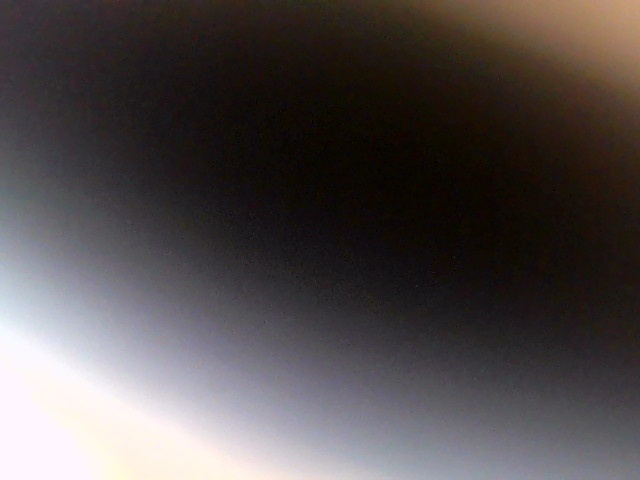
#> input picture agri_robot_ws/local_capture/images/car_image_20260625_011757.jpg, 640 x 480 px; its folder holds only this picture in this run
$ python -i camera_detect_stream_server.py   (imports and definitions only)
#> lines starting #> are read from the running program, lines starting #| are printed output that depends on the picture; after the words box and inside, x2 and y2 are one past the last pixel; in counts of white or black regions, pixels touching at a corner belong together
#> further down, picture is the input picture: shape (480, 640, 3); mean B, G, R 76.3, 76.2, 82.1
#!/usr/bin/env python3
# -*- coding: utf-8 -*-

import cv2
import time
import threading
import argparse
import requests
import numpy as np
from flask import Flask, Response, render_template_string, jsonify

# [1 line not run here, left out]

latest_jpg = None
frame_lock = threading.Lock()

running = True
current_fps = 0

crop_status = {
    "status": "初始化",
    "green_ratio": 0.0,
    "yellow_ratio": 0.0,
    "brown_ratio": 0.0,
    "brightness": 0.0,
    "suggestion": "等待摄像头画面",
    "upload": "未上传"
}

HTML_PAGE = """
<!DOCTYPE html>
<html>
<head>
    <meta charset="utf-8">
    <title>RDK X5 小车作物复查画面</title>
    <style>
        body {
            margin: 0;
            background: #f3f6fb;
            font-family: Arial, "Microsoft YaHei", sans-serif;
            text-align: center;
        }
        .header {
            background: #073b88;
            color: white;
            padding: 18px;
            font-size: 28px;
            font-weight: bold;
        }
        .sub {
            margin-top: 6px;
            font-size: 16px;
            color: #dce8ff;
        }
        .main {
            width: 1120px;
            margin: 20px auto;
            display: flex;
            gap: 20px;
            justify-content: center;
            align-items: flex-start;
        }
        .video_box {
            width: 760px;
            background: white;
            padding: 18px;
            border-radius: 12px;
            box-shadow: 0 3px 12px rgba(0,0,0,0.15);
        }
        .status_box {
            width: 300px;
            background: white;
            padding: 18px;
            border-radius: 12px;
            box-shadow: 0 3px 12px rgba(0,0,0,0.15);
            text-align: left;
        }
        img {
            width: 720px;
            height: 540px;
            object-fit: contain;
            background: #111;
            border-radius: 8px;
        }
        h2 {
            color: #073b88;
            border-left: 6px solid #073b88;
            padding-left: 10px;
        }
        .item {
            font-size: 18px;
            margin: 14px 0;
        }
        .result {
            font-size: 26px;
            font-weight: bold;
            color: #d35400;
            margin: 18px 0;
        }
        .ok {
            color: #168a37;
        }
        .bad {
            color: #d35400;
        }
        .warn {
            color: #b9770e;
        }
    </style>
</head>
<body>
    <div class="header">
        RDK X5 小车作物近距离复查画面
        <div class="sub">实时视频 + 作物状态检测 + 异常报告自动上传</div>
    </div>

    <div class="main">
        <div class="video_box">
            <img src="/video_feed">
            <div class="item">实时推流 FPS：<span id="fps">--</span></div>
        </div>

        <div class="status_box">
            <h2>作物状态检测</h2>
            <div class="result" id="status">等待检测</div>
            <div class="item">绿色比例：<span id="green">--</span></div>
            <div class="item">黄色比例：<span id="yellow">--</span></div>
            <div class="item">褐色比例：<span id="brown">--</span></div>
            <div class="item">亮度：<span id="brightness">--</span></div>
            <h2>处理建议</h2>
            <div class="item" id="suggestion">等待画面</div>
            <h2>异常上传状态</h2>
            <div class="item" id="upload">未上传</div>
        </div>
    </div>

    <script>
        function updateStatus() {
            fetch('/status')
                .then(r => r.json())
                .then(data => {
                    document.getElementById('fps').innerText = data.fps;
                    document.getElementById('status').innerText = data.crop.status;
                    document.getElementById('green').innerText = data.crop.green_ratio.toFixed(3);
                    document.getElementById('yellow').innerText = data.crop.yellow_ratio.toFixed(3);
                    document.getElementById('brown').innerText = data.crop.brown_ratio.toFixed(3);
                    document.getElementById('brightness').innerText = data.crop.brightness.toFixed(1);
                    document.getElementById('suggestion').innerText = data.crop.suggestion;
                    document.getElementById('upload').innerText = data.crop.upload;

                    let statusBox = document.getElementById('status');
                    statusBox.className = "result";

                    if (data.crop.status.includes("健康")) {
                        statusBox.classList.add("ok");
                    } else if (data.crop.status.includes("异常")) {
                        statusBox.classList.add("bad");
                    } else {
                        statusBox.classList.add("warn");
                    }
                })
                .catch(err => {});
        }

        setInterval(updateStatus, 500);
    </script>
</body>
</html>
"""


last_anomaly_upload_time = 0.0


def analyze_crop(frame):
    """
    简单 OpenCV 作物状态判断：
    绿色多：健康
    黄色多：疑似黄叶/缺肥/病害
    褐色多：疑似干枯/土壤裸露
    亮度低：光照不足

    返回：
    label, status, green_ratio, yellow_ratio, brown_ratio, brightness, confidence, bbox
    """
    global crop_status

    h, w = frame.shape[:2]
#> h = 480; w = 640

    # 只分析中间区域，避免边缘干扰
    y0 = int(h * 0.15)
#> y0 = 72
    y1 = int(h * 0.90)
#> y1 = 432
    x0 = int(w * 0.10)
#> x0 = 64
    x1 = int(w * 0.90)
#> x1 = 576

    roi = frame[y0:y1, x0:x1]
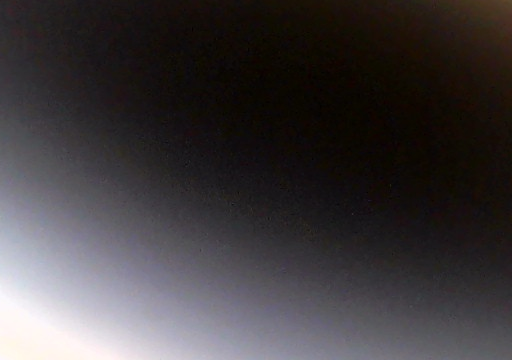
#> roi: shape (360, 512, 3); mean B, G, R 61, 59.3, 63.5

    hsv = cv2.cvtColor(roi, cv2.COLOR_BGR2HSV)
#> hsv: shape (360, 512, 3); mean H, S, V 89, 75.7, 66.2
    gray = cv2.cvtColor(roi, cv2.COLOR_BGR2GRAY)

    brightness = float(np.mean(gray))
#> brightness = 60.7

    # 绿色叶片范围
    green_lower = np.array([35, 40, 40])
    green_upper = np.array([85, 255, 255])
    green_mask = cv2.inRange(hsv, green_lower, green_upper)
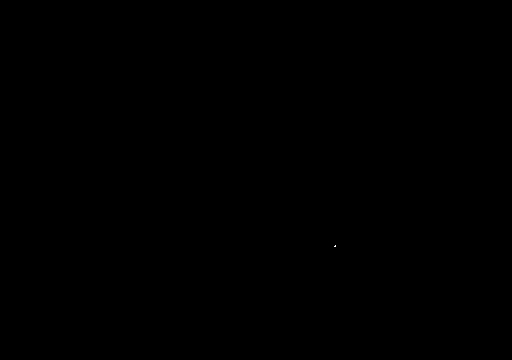
#> green_mask: shape (360, 512); 0% white in thin lines or dots, all inside (x1, y1, x2, y2) = (334, 245, 336, 247)

    # 黄色叶片范围
    yellow_lower = np.array([18, 50, 50])
    yellow_upper = np.array([34, 255, 255])
    yellow_mask = cv2.inRange(hsv, yellow_lower, yellow_upper)
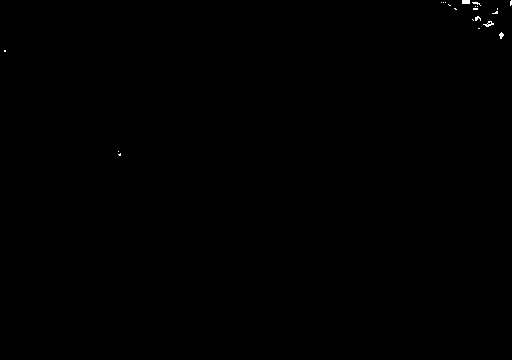
#> yellow_mask: shape (360, 512); 0.1% white in thin lines or dots, all inside (x1, y1, x2, y2) = (4, 0, 512, 156)

    # 褐色/干枯/土壤色范围
    brown_lower = np.array([5, 40, 30])
    brown_upper = np.array([20, 255, 180])
    brown_mask = cv2.inRange(hsv, brown_lower, brown_upper)
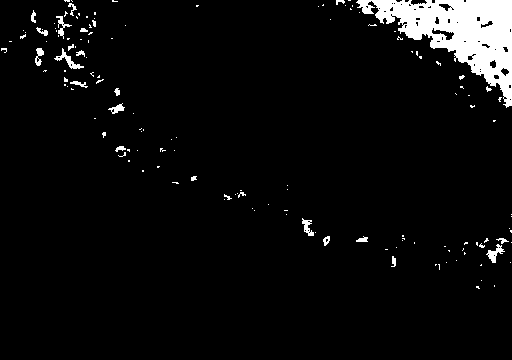
#> brown_mask: shape (360, 512); 4.8% white; 144 white regions (119 under 20 px), largest, box (x1, y1, x2, y2) and area: (356, 0, 512, 108) 6933, (54, 48, 84, 69) 160, (486, 244, 505, 263) 138

    # 去噪，减少误检
    kernel = np.ones((5, 5), np.uint8)
    yellow_mask = cv2.morphologyEx(yellow_mask, cv2.MORPH_OPEN, kernel)
#> yellow_mask: shape (360, 512); 0.02% white; 1 white region, box (x1, y1, x2, y2) and area: (462, 0, 470, 4) 32
    yellow_mask = cv2.morphologyEx(yellow_mask, cv2.MORPH_CLOSE, kernel)

    area = roi.shape[0] * roi.shape[1]
#> area = 184320

    green_ratio = float(cv2.countNonZero(green_mask)) / area
#> green_ratio = 1.63e-05
    yellow_ratio = float(cv2.countNonZero(yellow_mask)) / area
#> yellow_ratio = 0.000174
    brown_ratio = float(cv2.countNonZero(brown_mask)) / area
#> brown_ratio = 0.0476

    label = "INIT"
    status = "初始化"
    suggestion = "等待检测"
    confidence = 0.0
    bbox = None

    if brightness < 45:
        status = "图像偏暗"
        suggestion = "补光或靠近作物后再检测"
        label = "LOW_LIGHT"

    elif green_ratio < 0.03 and yellow_ratio < 0.03:
        status = "未检测到明显作物"
        suggestion = "小车需要靠近作物或调整摄像头角度"
        label = "NO_CROP"

    elif yellow_ratio > 0.08:
        status = "疑似异常"
        suggestion = "疑似黄叶、缺肥或病害，建议小车执行近距离复查"
        label = "ABNORMAL"

        # 根据黄色面积比例估算一个置信度
        # yellow_ratio = 0.08 时约 0.56，越大越接近 0.99
        confidence = min(0.99, max(0.50, yellow_ratio * 7.0))

        # 找最大黄色区域，用来画框和上传 bbox
        contours, _ = cv2.findContours(
            yellow_mask,
            cv2.RETR_EXTERNAL,
            cv2.CHAIN_APPROX_SIMPLE
        )

        if contours:
            max_contour = max(contours, key=cv2.contourArea)
            max_area = cv2.contourArea(max_contour)

            if max_area > 800:
                bx, by, bw, bh = cv2.boundingRect(max_contour)

                # ROI 坐标转成整张图坐标
                bbox = [
                    x0 + bx,
                    y0 + by,
                    x0 + bx + bw,
                    y0 + by + bh
                ]

    elif brown_ratio > 0.18 and green_ratio < 0.12:
        status = "疑似干枯"
        suggestion = "疑似缺水或干枯，建议执行浇水任务"
        label = "DRY"

    else:
        status = "作物健康"
        suggestion = "作物状态正常，可继续巡检"
        label = "HEALTHY"

    # 保留原来的网页状态栏信息
    old_upload = crop_status.get("upload", "未上传")

    crop_status = {
        "status": status,
        "green_ratio": green_ratio,
        "yellow_ratio": yellow_ratio,
        "brown_ratio": brown_ratio,
        "brightness": brightness,
        "suggestion": suggestion,
        "upload": old_upload
    }
#> crop_status = {'status': '未检测到明显作物', 'green_ratio': 1.63e-05, 'yellow_ratio': 0.000174, 'brown_ratio': 0.0476, 'brightness': 60.7, 'suggestion': '小车需要靠近作物或调整摄像头角度', 'upload': '未上传'}

    return label, status, green_ratio, yellow_ratio, brown_ratio, brightness, confidence, bbox


# [262 lines left out: functions draw_overlay, upload_anomaly_to_station, camera_loop, generate_mjpeg, not called in this run]


# [3 lines that did not run here, left out]


# [6 lines that did not run here, left out]


# [7 lines that did not run here, left out]


def main():
    global running

    parser = argparse.ArgumentParser()
    parser.add_argument("--device", type=int, default=0)
    parser.add_argument("--width", type=int, default=640)
    parser.add_argument("--height", type=int, default=480)
    parser.add_argument("--fps", type=int, default=30)
    parser.add_argument("--port", type=int, default=8082)
    parser.add_argument("--detect_interval", type=int, default=5, help="每隔多少帧检测一次")

    parser.add_argument(
        "--station",
        type=str,
        default="http://192.168.43.132:8090",
        help="地面站接收服务器地址"
    )

    parser.add_argument(
        "--upload_interval",
        type=float,
        default=8.0,
        help="异常报告最小上传间隔，单位秒，防止重复刷屏"
    )

    parser.add_argument(
        "--upload_conf",
        type=float,
        default=0.50,
        help="上传异常报告的最低置信度"
    )

    args = parser.parse_args()

    t = threading.Thread(
        target=camera_loop,
        args=(
            args.device,
            args.width,
            args.height,
            args.fps,
            args.detect_interval,
            args.station,
            args.upload_interval,
            args.upload_conf
        ),
        daemon=True
    )
    t.start()

    time.sleep(1)

    print("作物状态检测视频流服务启动")
    print(f"本机访问: http://127.0.0.1:{args.port}")
    print(f"显示屏 RDK 访问: http://小车RDK_IP:{args.port}")
    print(f"地面站上传地址: {args.station}/api/anomaly/upload")
    print("按 Ctrl+C 退出")

    try:
        app.run(host="0.0.0.0", port=args.port, debug=False, threaded=True)
    except KeyboardInterrupt:
        print("退出服务")
    finally:
        running = False
        time.sleep(0.5)


# [2 lines not run here, left out]

>>> import cv2
>>> picture = cv2.imread('../local_capture/images/car_image_20260625_011757.jpg')
>>> result = analyze_crop(picture)
#> result = 8 items, first 6: 'NO_CROP', '未检测到明显作物', 1.63e-05, 0.000174, 0.0476, 60.7
